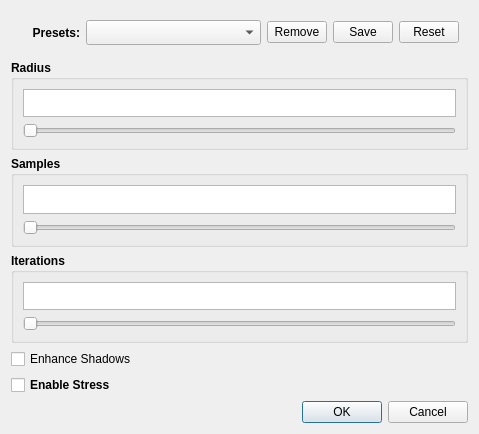
<?xml version="1.0" encoding="UTF-8"?>
<ui version="4.0">
 <class>dialog_stress</class>
 <widget class="QDialog" name="dialog_stress">
  <property name="geometry">
   <rect>
    <x>0</x>
    <y>0</y>
    <width>479</width>
    <height>434</height>
   </rect>
  </property>
  <property name="windowTitle">
   <string>Stress</string>
  </property>
  <layout class="QVBoxLayout" name="verticalLayout">
   <item>
    <widget class="QWidget" name="widget" native="true">
     <layout class="QHBoxLayout" name="horizontalLayout">
      <item>
       <widget class="QLabel" name="label">
        <property name="maximumSize">
         <size>
          <width>60</width>
          <height>16777215</height>
         </size>
        </property>
        <property name="font">
         <font>
          <bold>true</bold>
         </font>
        </property>
        <property name="text">
         <string>Presets:</string>
        </property>
        <property name="alignment">
         <set>Qt::AlignRight|Qt::AlignTrailing|Qt::AlignVCenter</set>
        </property>
       </widget>
      </item>
      <item>
       <widget class="QComboBox" name="cbPresets">
        <property name="minimumSize">
         <size>
          <width>0</width>
          <height>25</height>
         </size>
        </property>
       </widget>
      </item>
      <item>
       <widget class="QPushButton" name="btnRemovePreset">
        <property name="maximumSize">
         <size>
          <width>60</width>
          <height>16777215</height>
         </size>
        </property>
        <property name="text">
         <string>Remove</string>
        </property>
       </widget>
      </item>
      <item>
       <widget class="QPushButton" name="btnSavePreset">
        <property name="maximumSize">
         <size>
          <width>60</width>
          <height>16777215</height>
         </size>
        </property>
        <property name="text">
         <string>Save</string>
        </property>
       </widget>
      </item>
      <item>
       <widget class="QPushButton" name="btnResetPreset">
        <property name="maximumSize">
         <size>
          <width>60</width>
          <height>16777215</height>
         </size>
        </property>
        <property name="text">
         <string>Reset</string>
        </property>
       </widget>
      </item>
     </layout>
    </widget>
   </item>
   <item>
    <widget class="QGroupBox" name="groupBox">
     <property name="font">
      <font>
       <bold>true</bold>
      </font>
     </property>
     <property name="title">
      <string>Radius</string>
     </property>
     <layout class="QVBoxLayout" name="verticalLayout_2">
      <item>
       <widget class="CustomPlainTextEdit" name="editRadius">
        <property name="minimumSize">
         <size>
          <width>0</width>
          <height>27</height>
         </size>
        </property>
       </widget>
      </item>
      <item>
       <widget class="QSlider" name="sliderRadius">
        <property name="orientation">
         <enum>Qt::Horizontal</enum>
        </property>
       </widget>
      </item>
     </layout>
    </widget>
   </item>
   <item>
    <widget class="QGroupBox" name="groupBox_2">
     <property name="font">
      <font>
       <bold>true</bold>
      </font>
     </property>
     <property name="title">
      <string>Samples</string>
     </property>
     <layout class="QVBoxLayout" name="verticalLayout_3">
      <item>
       <widget class="CustomPlainTextEdit" name="editSamples">
        <property name="minimumSize">
         <size>
          <width>0</width>
          <height>27</height>
         </size>
        </property>
       </widget>
      </item>
      <item>
       <widget class="QSlider" name="sliderSamples">
        <property name="orientation">
         <enum>Qt::Horizontal</enum>
        </property>
       </widget>
      </item>
     </layout>
    </widget>
   </item>
   <item>
    <widget class="QGroupBox" name="groupBox_3">
     <property name="font">
      <font>
       <bold>true</bold>
      </font>
     </property>
     <property name="title">
      <string>Iterations</string>
     </property>
     <layout class="QVBoxLayout" name="verticalLayout_4">
      <item>
       <widget class="CustomPlainTextEdit" name="editIterations">
        <property name="minimumSize">
         <size>
          <width>0</width>
          <height>27</height>
         </size>
        </property>
       </widget>
      </item>
      <item>
       <widget class="QSlider" name="sliderIterations">
        <property name="orientation">
         <enum>Qt::Horizontal</enum>
        </property>
       </widget>
      </item>
     </layout>
    </widget>
   </item>
   <item>
    <widget class="QCheckBox" name="chkEnhanceShadows">
     <property name="text">
      <string>Enhance Shadows</string>
     </property>
    </widget>
   </item>
   <item>
    <widget class="QCheckBox" name="chkStress">
     <property name="font">
      <font>
       <bold>true</bold>
      </font>
     </property>
     <property name="text">
      <string>Enable Stress</string>
     </property>
    </widget>
   </item>
   <item>
    <widget class="QDialogButtonBox" name="buttonBox">
     <property name="orientation">
      <enum>Qt::Horizontal</enum>
     </property>
     <property name="standardButtons">
      <set>QDialogButtonBox::Cancel|QDialogButtonBox::Ok</set>
     </property>
    </widget>
   </item>
  </layout>
 </widget>
 <customwidgets>
  <customwidget>
   <class>CustomPlainTextEdit</class>
   <extends>QPlainTextEdit</extends>
   <header>custom_plain_text_edit.h</header>
  </customwidget>
 </customwidgets>
 <resources/>
 <connections>
  <connection>
   <sender>buttonBox</sender>
   <signal>accepted()</signal>
   <receiver>dialog_stress</receiver>
   <slot>accept()</slot>
   <hints>
    <hint type="sourcelabel">
     <x>248</x>
     <y>254</y>
    </hint>
    <hint type="destinationlabel">
     <x>157</x>
     <y>274</y>
    </hint>
   </hints>
  </connection>
  <connection>
   <sender>buttonBox</sender>
   <signal>rejected()</signal>
   <receiver>dialog_stress</receiver>
   <slot>reject()</slot>
   <hints>
    <hint type="sourcelabel">
     <x>316</x>
     <y>260</y>
    </hint>
    <hint type="destinationlabel">
     <x>286</x>
     <y>274</y>
    </hint>
   </hints>
  </connection>
 </connections>
</ui>
